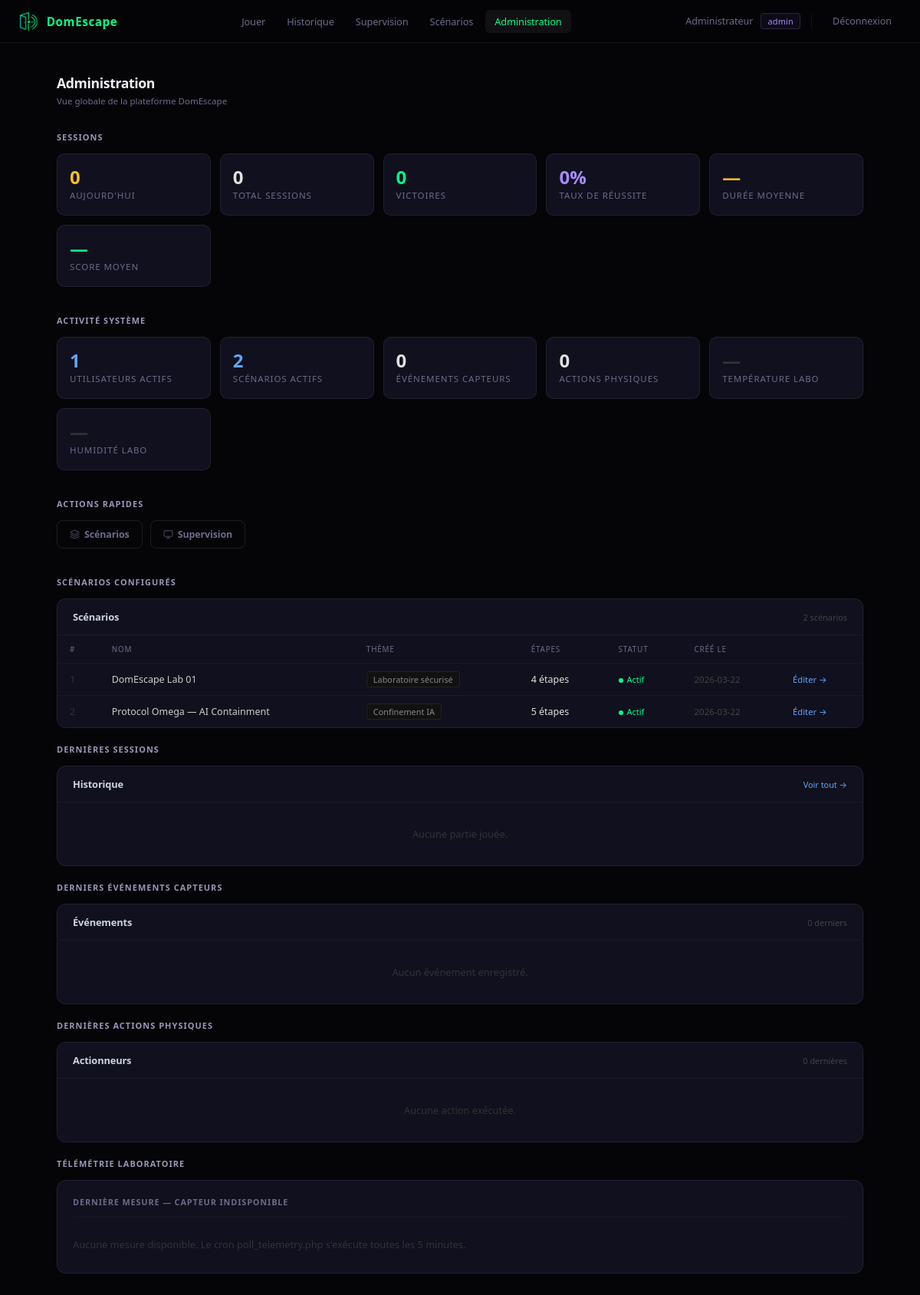
The page /admin/dashboard.php (signed in) on the database as committed earlier.
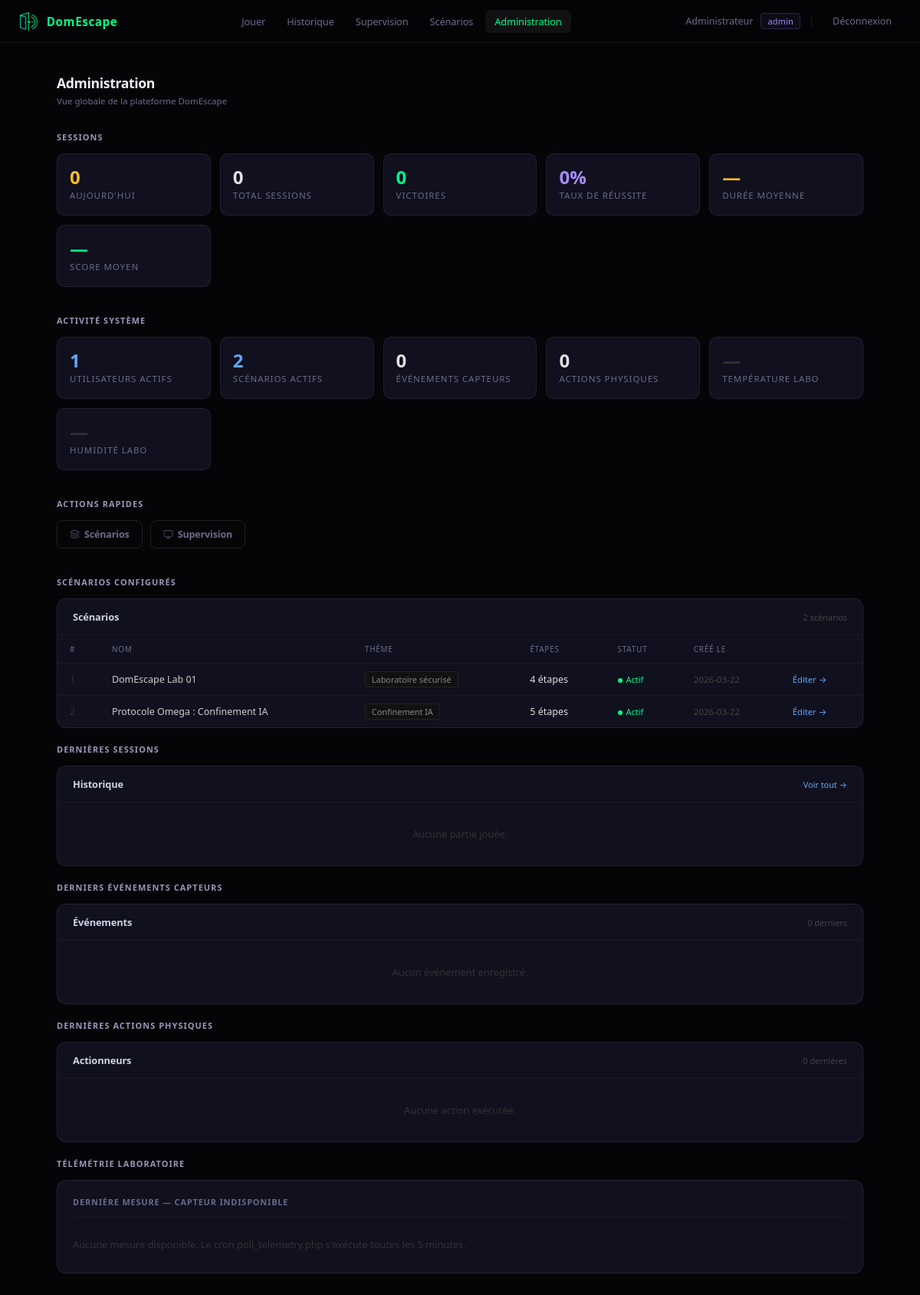
The same page on the database as committed later.
### tables this page shows
CREATE TABLE scenario (
    id_scenario        INT AUTO_INCREMENT PRIMARY KEY,
    nom_scenario       VARCHAR(150) NOT NULL,
    description        TEXT,
    theme              VARCHAR(100),
    actif              BOOLEAN      DEFAULT TRUE,
    duree_max_secondes INT          NULL,    
    cree_le            TIMESTAMP    DEFAULT CURRENT_TIMESTAMP
);

### admin/dashboard.php (the view, shortened to what the changed rows need)
<?php
$pdo = getDB();
$scenarios = $pdo->query("
    SELECT s.*, COUNT(e.id_etape) AS nb_etapes
    FROM scenario s
    LEFT JOIN etape e ON s.id_scenario = e.id_scenario
    GROUP BY s.id_scenario
    ORDER BY s.cree_le DESC
")->fetchAll();
?>
<!DOCTYPE html>
<html lang="fr">
<head>
    <link rel="stylesheet" href="/domescape/assets/css/components.css">
</head>
<body>
<div class="admin-wrap">
    <div class="admin-header">
        <div>
            <h1>Administration</h1>
        </div>
    </div>
    <div class="panel panel-table">
        <div class="panel-head">
            <h2>Scénarios</h2>
        </div>
        <?php if (empty($scenarios)): ?>
            <div style="padding:32px;text-align:center;color:#333;font-size:.8rem;">Aucun scénario configuré.</div>
        <?php else: ?>
        <div style="overflow-x:auto;">
        <table>
            <thead>
                <tr>
                    <th>#</th>
                    <th>Nom</th>
                    <th>Thème</th>
                    <th>Étapes</th>
                    <th>Statut</th>
                    <th>Créé le</th>
                    <th></th>
                </tr>
            </thead>
            <tbody>
            <?php foreach ($scenarios as $s): ?>
                <tr>
                    <td style="color:#333;"><?= (int)$s['id_scenario'] ?></td>
                    <td style="color:#ccc;font-weight:500;"><?= htmlspecialchars($s['nom_scenario'], ENT_QUOTES, 'UTF-8') ?></td>
                    <td>
                        <?php if ($s['theme']): ?>
                            <span style="font-size:.68rem;color:#888;background:#111;border:1px solid #222;padding:2px 8px;border-radius:3px;">
                                <?= htmlspecialchars($s['theme'], ENT_QUOTES, 'UTF-8') ?>
                            </span>
                        <?php else: ?>
                            <span style="color:#333;">—</span>
                        <?php endif; ?>
                    </td>
                    <td style="color:<?= $s['nb_etapes'] > 0 ? '#e0e0e0' : '#444' ?>;">
                        <?= (int)$s['nb_etapes'] ?> étape<?= $s['nb_etapes'] > 1 ? 's' : '' ?>
                    </td>
                    <td>
                        <?php if ($s['actif']): ?>
                            <span style="color:#00ff88;font-size:.68rem;">
                                <span class="active-dot" style="background:#00ff88;"></span>Actif
                            </span>
                        <?php else: ?>
                            <span style="color:#555;font-size:.68rem;">
                                <span class="active-dot" style="background:#555;"></span>Inactif
                            </span>
                        <?php endif; ?>
                    </td>
                    <td style="color:#444;font-size:.72rem;"><?= htmlspecialchars(substr($s['cree_le'],0,10), ENT_QUOTES, 'UTF-8') ?></td>
                    <td><a href="/domescape/admin/scenario_edit.php?id=<?= (int)$s['id_scenario'] ?>" style="font-size:.7rem;color:#60a5fa;text-decoration:none;">Éditer →</a></td>
                </tr>
            <?php endforeach; ?>
            </tbody>
        </table>
        </div>
        <?php endif; ?>
    </div>
    <div class="panel panel-table">
        <div class="panel-head">
            <h2>Historique</h2>
        </div>
    </div>
    <div class="panel panel-table">
        <div class="panel-head">
            <h2>Événements</h2>
        </div>
    </div>
    <div class="panel panel-table">
        <div class="panel-head">
            <h2>Actionneurs</h2>
        </div>
    </div>
</div>
</body>
</html>

Rows that differ between the two databases and show on the page:
changed scenario "Confinement IA": nom_scenario "Protocol Omega — AI Containment" → "Protocole Omega : Confinement IA"
